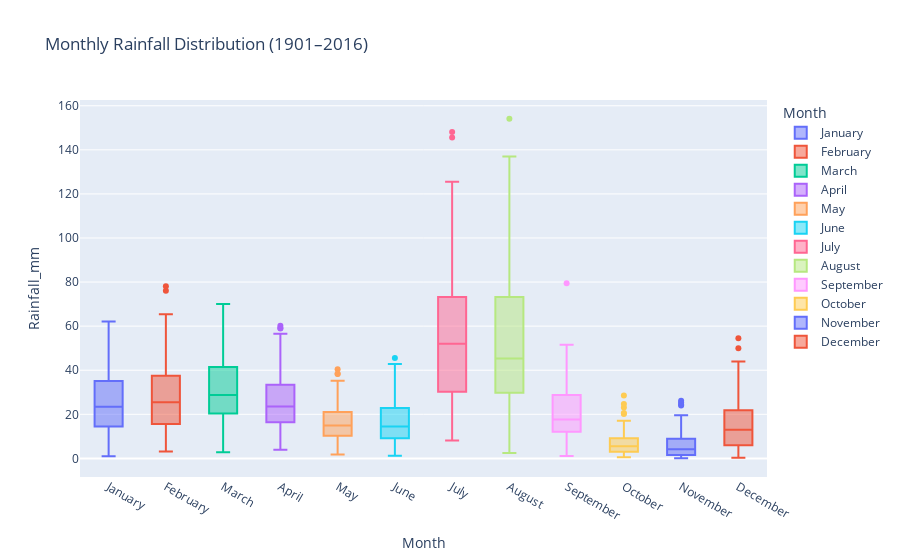

Notebook source saved alongside this figure:
### Markdown cell above
## Rainfall distribution by month (boxplot)

### Code cell
fig = px.box(
    data, x="Month", y="Rainfall_mm", 
    title="Monthly Rainfall Distribution (1901–2016)",
    color="Month"
)
fig.show()

### Figure 1 — Plotly figure (JSON) as saved in the notebook; plotly's stock layout.template omitted (floating-point values rounded to 4 significant figures)
{"data": [{"alignmentgroup": "True", "hovertemplate": "Month=%{x}<br>Rainfall_mm=%{y}<extra></extra>", "legendgroup": "January", "marker": {"color": "#636efa"}, "name": "January", "notched": false, "offsetgroup": "January", "orientation": "v", "showlegend": true, "type": "box", "x": ["January", "January", "January", "January", "January", "January", "January", "January", "January", "January", "January", "January", "January", "January", "January", "January", "January", "January", "January", "January", "January", "January", "January", "January", "January", "January", "January", "January", "January", "January", "January", "January", "January", "January", "January", "January", "January", "January", "January", "January", "January", "January", "January", "January", "January", "January", "January", "January", "January", "January", "January", "January", "January", "January", "January", "January", "January", "January", "January", "January", "January", "January", "January", "January", "January", "January", "January", "January", "January", "January", "January", "January", "January", "January", "January", "January", "January", "January", "January", "January", "January", "January", "January", "January", "January", "January", "January", "January", "January", "January", "January", "January", "January", "January", "January", "January", "January", "January", "January", "January", "January", "January", "January", "January", "January", "January", "January", "January", "January", "January", "January", "January", "January", "January", "January", "January"], "x0": " ", "xaxis": "x", "y": [40.43, 2.313, 22.67, 61.29, 53.59, 7.441, 18.81, 40.64, 22.04, 48.68, 62.16, 49.95, 13.16, 23.03, 4.794, 20.45, 15.27, 3.678, 38.06, 35.77, 9.926, 18.79, 35.97, 27.78, 14.28, 24.44, 13.35, 13.14, 25.96, 32.31, 31.2, 26.74, 25.48, 19.2, 50.22, 17.15, 20.8, 52.75, 21.84, 43.19, 18.35, 55.17, 58.29, 48.13, 38.88, 14.89, 31.42, 11.44, 14.58, 60.48, 17.96, 21.88, 25.73, 48.78, 28.86, 35.43, 62.09, 25.54, 38.22, 12.89, 33.48, 6.784, 0.9977, 37.92, 26.24, 1.153, 4.275, 26.31, 14.09, 30.57, 7.241, 34.8, 28.32, 20.41, 26.85, 26.64, 44.24, 19.79, 29.78, 19.0, 30.65, 26.7, 19.4, 7.773, 16.1, 5.416, 5.309, 19.44, 16.54, 37.57, 23.58, 53.97, 29.61, 19.56, 9.264, 27.95, 23.28, 32.67, 32.92, 19.31, 3.98, 8.268, 12.99, 41.62, 37.26, 28.54, 3.035, 43.53, 34.36, 9.38, 11.17, 21.74, 12.39, 11.49, 16.37, 16.17], "y0": " ", "yaxis": "y"}, {"alignmentgroup": "True", "hovertemplate": "Month=%{x}<br>Rainfall_mm=%{y}<extra></extra>", "legendgroup": "February", "marker": {"color": "#EF553B"}, "name": "February", "notched": false, "offsetgroup": "February", "orientation": "v", "showlegend": true, "type": "box", "x": ["February", "February", "February", "February", "February", "February", "February", "February", "February", "February", "February", "February", "February", "February", "February", "February", "February", "February", "February", "February", "February", "February", "February", "February", "February", "February", "February", "February", "February", "February", "February", "February", "February", "February", "February", "February", "February", "February", "February", "February", "February", "February", "February", "February", "February", "February", "February", "February", "February", "February", "February", "February", "February", "February", "February", "February", "February", "February", "February", "February", "February", "February", "February", "February", "February", "February", "February", "February", "February", "February", "February", "February", "February", "February", "February", "February", "February", "February", "February", "February", "February", "February", "February", "February", "February", "February", "February", "February", "February", "February", "February", "February", "February", "February", "February", "February", "February", "February", "February", "February", "February", "February", "February", "February", "February", "February", "February", "February", "February", "February", "February", "February", "February", "February", "February", "February"], "x0": " ", "xaxis": "x", "y": [12.3, 3.176, 10.24, 10.96, 37.02, 78.13, 38.24, 17.76, 34.5, 10.05, 13.63, 17.05, 31.35, 44.14, 35.64, 22.43, 3.469, 4.34, 18.12, 22.63, 4.741, 39.95, 40.32, 52.48, 15.16, 12.88, 30.29, 34.79, 18.66, 16.3, 52.42, 10.79, 21.95, 14.16, 55.85, 57.09, 57.72, 23.22, 76.03, 30.67, 12.17, 53.94, 5.578, 64.92, 11.7, 26.06, 30.87, 42.79, 20.92, 22.05, 26.1, 28.47, 24.28, 65.41, 8.441, 19.77, 14.63, 9.441, 36.43, 15.55, 30.31, 18.73, 16.2, 20.62, 24.95, 45.55, 30.22, 29.19, 24.94, 27.13, 21.51, 19.83, 22.05, 34.12, 28.42, 48.16, 3.835, 16.63, 43.31, 29.98, 32.19, 43.85, 27.56, 17.47, 4.973, 37.9, 29.19, 17.29, 12.26, 57.16, 42.65, 29.12, 15.84, 29.19, 30.19, 40.72, 5.924, 39.63, 36.18, 14.24, 7.909, 24.85, 62.8, 15.28, 58.65, 15.71, 49.81, 13.68, 33.27, 31.9, 58.08, 19.67, 46.59, 22.7, 30.92, 8.364], "y0": " ", "yaxis": "y"}, {"alignmentgroup": "True", "hovertemplate": "Month=%{x}<br>Rainfall_mm=%{y}<extra></extra>", "legendgroup": "March", "marker": {"color": "#00cc96"}, "name": "March", "notched": false, "offsetgroup": "March", "orientation": "v", "showlegend": true, "type": "box", "x": ["March", "March", "March", "March", "March", "March", "March", "March", "March", "March", "March", "March", "March", "March", "March", "March", "March", "March", "March", "March", "March", "March", "March", "March", "March", "March", "March", "March", "March", "March", "March", "March", "March", "March", "March", "March", "March", "March", "March", "March", "March", "March", "March", "March", "March", "March", "March", "March", "March", "March", "March", "March", "March", "March", "March", "March", "March", "March", "March", "March", "March", "March", "March", "March", "March", "March", "March", "March", "March", "March", "March", "March", "March", "March", "March", "March", "March", "March", "March", "March", "March", "March", "March", "March", "March", "March", "March", "March", "March", "March", "March", "March", "March", "March", "March", "March", "March", "March", "March", "March", "March", "March", "March", "March", "March", "March", "March", "March", "March", "March", "March", "March", "March", "March", "March", "March"], "x0": " ", "xaxis": "x", "y": [25.51, 13.32, 40.7, 68.47, 41.11, 37.8, 29.29, 13.88, 17.24, 12.88, 63.28, 7.754, 27.06, 21.09, 26.85, 9.381, 34.82, 52.77, 27.48, 36.08, 14.86, 16.0, 23.36, 18.52, 9.024, 63.52, 20.17, 27.09, 8.947, 16.73, 12.84, 46.61, 39.53, 31.53, 23.95, 38.07, 32.66, 20.39, 65.0, 26.48, 24.1, 19.65, 26.73, 38.28, 24.62, 13.99, 19.61, 48.01, 36.72, 31.95, 44.97, 24.21, 20.9, 22.73, 47.2, 58.48, 36.61, 16.18, 25.31, 48.01, 15.44, 26.46, 41.63, 20.01, 22.08, 40.42, 62.68, 21.34, 20.43, 33.52, 10.8, 38.67, 35.04, 12.45, 31.39, 51.79, 5.097, 46.64, 47.12, 43.52, 66.6, 69.42, 40.7, 26.31, 12.04, 42.62, 54.06, 53.04, 41.22, 35.78, 42.46, 38.75, 32.18, 23.6, 23.1, 44.57, 38.95, 37.24, 23.32, 8.704, 16.19, 23.05, 31.79, 5.573, 40.94, 27.54, 63.35, 2.838, 28.29, 20.63, 30.05, 22.28, 53.86, 55.81, 70.02, 57.69], "y0": " ", "yaxis": "y"}, {"alignmentgroup": "True", "hovertemplate": "Month=%{x}<br>Rainfall_mm=%{y}<extra></extra>", "legendgroup": "April", "marker": {"color": "#ab63fa"}, "name": "April", "notched": false, "offsetgroup": "April", "orientation": "v", "showlegend": true, "type": "box", "x": ["April", "April", "April", "April", "April", "April", "April", "April", "April", "April", "April", "April", "April", "April", "April", "April", "April", "April", "April", "April", "April", "April", "April", "April", "April", "April", "April", "April", "April", "April", "April", "April", "April", "April", "April", "April", "April", "April", "April", "April", "April", "April", "April", "April", "April", "April", "April", "April", "April", "April", "April", "April", "April", "April", "April", "April", "April", "April", "April", "April", "April", "April", "April", "April", "April", "April", "April", "April", "April", "April", "April", "April", "April", "April", "April", "April", "April", "April", "April", "April", "April", "April", "April", "April", "April", "April", "April", "April", "April", "April", "April", "April", "April", "April", "April", "April", "April", "April", "April", "April", "April", "April", "April", "April", "April", "April", "April", "April", "April", "April", "April", "April", "April", "April", "April", "April"], "x0": " ", "xaxis": "x", "y": [14.29, 16.61, 12.34, 10.87, 14.38, 11.44, 36.4, 60.23, 49.34, 28.87, 13.12, 25.03, 18.97, 44.56, 53.01, 38.99, 16.79, 31.79, 20.94, 22.31, 16.38, 8.447, 17.97, 41.07, 7.805, 31.45, 14.63, 14.91, 12.81, 55.39, 24.41, 8.74, 33.28, 31.42, 58.94, 18.25, 47.37, 24.71, 33.47, 19.24, 32.64, 19.72, 34.14, 31.23, 34.16, 5.681, 3.892, 25.1, 11.76, 26.46, 24.86, 14.61, 20.14, 18.5, 8.483, 34.33, 51.92, 14.09, 24.97, 31.72, 39.98, 23.21, 34.17, 23.39, 59.21, 33.16, 24.48, 17.15, 31.71, 15.5, 16.01, 22.2, 18.08, 15.06, 22.35, 22.96, 27.23, 16.44, 28.41, 9.261, 27.3, 26.61, 56.57, 22.37, 35.05, 23.78, 21.13, 8.477, 9.663, 17.41, 43.04, 40.76, 19.66, 26.89, 44.24, 24.34, 39.85, 31.8, 18.17, 3.961, 21.04, 20.29, 23.11, 25.92, 21.95, 13.34, 10.18, 37.42, 33.34, 16.38, 28.06, 34.69, 33.52, 36.27, 34.08, 20.25], "y0": " ", "yaxis": "y"}, {"alignmentgroup": "True", "hovertemplate": "Month=%{x}<br>Rainfall_mm=%{y}<extra></extra>", "legendgroup": "May", "marker": {"color": "#FFA15A"}, "name": "May", "notched": false, "offsetgroup": "May", "orientation": "v", "showlegend": true, "type": "box", "x": ["May", "May", "May", "May", "May", "May", "May", "May", "May", "May", "May", "May", "May", "May", "May", "May", "May", "May", "May", "May", "May", "May", "May", "May", "May", "May", "May", "May", "May", "May", "May", "May", "May", "May", "May", "May", "May", "May", "May", "May", "May", "May", "May", "May", "May", "May", "May", "May", "May", "May", "May", "May", "May", "May", "May", "May", "May", "May", "May", "May", "May", "May", "May", "May", "May", "May", "May", "May", "May", "May", "May", "May", "May", "May", "May", "May", "May", "May", "May", "May", "May", "May", "May", "May", "May", "May", "May", "May", "May", "May", "May", "May", "May", "May", "May", "May", "May", "May", "May", "May", "May", "May", "May", "May", "May", "May", "May", "May", "May", "May", "May", "May", "May", "May", "May", "May"], "x0": " ", "xaxis": "x", "y": [38.3, 17.06, 35.18, 9.808, 12.94, 19.83, 4.756, 15.15, 5.694, 8.654, 11.54, 21.6, 12.75, 11.94, 4.941, 27.01, 20.62, 3.404, 10.55, 16.5, 9.022, 18.99, 23.77, 40.43, 32.23, 20.49, 8.238, 3.785, 10.89, 11.46, 26.51, 10.67, 16.77, 17.89, 10.56, 27.19, 7.459, 3.568, 5.94, 21.48, 9.432, 38.42, 23.38, 8.148, 12.04, 5.641, 17.12, 9.074, 8.487, 13.08, 25.61, 7.568, 15.87, 10.28, 27.5, 1.725, 25.89, 12.8, 32.54, 13.51, 13.88, 15.4, 35.05, 10.9, 26.23, 13.26, 23.5, 20.1, 19.82, 8.94, 11.83, 21.51, 20.56, 15.9, 18.83, 8.516, 15.18, 8.482, 20.43, 12.72, 17.47, 28.74, 26.25, 13.42, 13.62, 16.04, 30.07, 3.335, 14.57, 12.06, 26.54, 23.87, 15.39, 19.85, 11.18, 33.01, 18.45, 21.89, 9.977, 7.207, 9.715, 10.8, 20.06, 13.15, 27.81, 9.258, 10.83, 16.68, 11.27, 23.01, 10.24, 13.08, 7.845, 20.07, 19.69, 18.19], "y0": " ", "yaxis": "y"}, {"alignmentgroup": "True", "hovertemplate": "Month=%{x}<br>Rainfall_mm=%{y}<extra></extra>", "legendgroup": "June", "marker": {"color": "#19d3f3"}, "name": "June", "notched": false, "offsetgroup": "June", "orientation": "v", "showlegend": true, "type": "box", "x": ["June", "June", "June", "June", "June", "June", "June", "June", "June", "June", "June", "June", "June", "June", "June", "June", "June", "June", "June", "June", "June", "June", "June", "June", "June", "June", "June", "June", "June", "June", "June", "June", "June", "June", "June", "June", "June", "June", "June", "June", "June", "June", "June", "June", "June", "June", "June", "June", "June", "June", "June", "June", "June", "June", "June", "June", "June", "June", "June", "June", "June", "June", "June", "June", "June", "June", "June", "June", "June", "June", "June", "June", "June", "June", "June", "June", "June", "June", "June", "June", "June", "June", "June", "June", "June", "June", "June", "June", "June", "June", "June", "June", "June", "June", "June", "June", "June", "June", "June", "June", "June", "June", "June", "June", "June", "June", "June", "June", "June", "June", "June", "June", "June", "June", "June", "June"], "x0": " ", "xaxis": "x", "y": [12.88, 19.34, 7.955, 6.637, 7.479, 12.68, 33.49, 10.85, 25.59, 33.91, 8.989, 13.96, 26.78, 34.21, 12.86, 13.74, 19.51, 16.2, 2.64, 13.66, 12.56, 12.95, 4.371, 1.173, 16.59, 8.989, 8.396, 5.636, 14.46, 15.23, 25.6, 15.67, 16.27, 16.67, 10.48, 27.44, 5.527, 32.89, 7.82, 35.66, 8.51, 31.06, 10.14, 9.37, 25.52, 12.34, 8.289, 18.82, 18.14, 7.036, 10.94, 12.91, 22.14, 10.52, 7.205, 35.63, 17.15, 10.95, 6.18, 8.618, 23.49, 10.98, 5.559, 18.56, 5.025, 14.13, 8.458, 7.336, 9.636, 16.56, 21.43, 22.15, 6.317, 20.85, 26.26, 21.23, 31.1, 21.24, 12.18, 30.08, 8.784, 5.916, 13.96, 11.71, 7.47, 23.48, 25.65, 17.93, 14.39, 10.11, 10.79, 5.569, 19.68, 21.59, 15.14, 45.55, 32.54, 25.04, 9.804, 16.55, 42.83, 25.26, 13.78, 19.42, 7.383, 19.7, 37.82, 26.21, 18.26, 25.62, 16.11, 7.121, 37.8, 11.85, 28.99, 23.65], "y0": " ", "yaxis": "y"}, {"alignmentgroup": "True", "hovertemplate": "Month=%{x}<br>Rainfall_mm=%{y}<extra></extra>", "legendgroup": "July", "marker": {"color": "#FF6692"}, "name": "July", "notched": false, "offsetgroup": "July", "orientation": "v", "showlegend": true, "type": "box", "x": ["July", "July", "July", "July", "July", "July", "July", "July", "July", "July", "July", "July", "July", "July", "July", "July", "July", "July", "July", "July", "July", "July", "July", "July", "July", "July", "July", "July", "July", "July", "July", "July", "July", "July", "July", "July", "July", "July", "July", "July", "July", "July", "July", "July", "July", "July", "July", "July", "July", "July", "July", "July", "July", "July", "July", "July", "July", "July", "July", "July", "July", "July", "July", "July", "July", "July", "July", "July", "July", "July", "July", "July", "July", "July", "July", "July", "July", "July", "July", "July", "July", "July", "July", "July", "July", "July", "July", "July", "July", "July", "July", "July", "July", "July", "July", "July", "July", "July", "July", "July", "July", "July", "July", "July", "July", "July", "July", "July", "July", "July", "July", "July", "July", "July", "July", "July"], "x0": " ", "xaxis": "x", "y": [68.09, 25.8, 75.65, 22.9, 17.67, 25.27, 33.07, 100.3, 110.8, 73.12, 8.076, 41.56, 43.34, 110.8, 35.44, 53.66, 21.91, 10.72, 69.21, 19.98, 72.22, 29.98, 36.7, 47.42, 55.33, 34.71, 94.28, 24.15, 145.6, 93.89, 55.9, 114.0, 75.33, 26.89, 43.49, 25.63, 97.18, 48.89, 19.97, 18.58, 45.81, 101.8, 46.47, 98.64, 106.5, 26.17, 22.02, 79.88, 51.33, 62.34, 23.81, 54.03, 47.37, 30.55, 27.38, 125.5, 25.41, 56.86, 109.9, 61.68, 89.9, 42.9, 20.41, 80.93, 64.34, 45.83, 62.11, 28.93, 54.8, 46.07, 44.41, 35.14, 83.09, 41.77, 63.3, 68.33, 74.9, 148.1, 25.59, 62.15, 84.8, 29.94, 58.56, 52.66, 57.15, 47.74, 19.98, 100.4, 111.3, 27.82, 20.31, 54.87, 73.22, 117.0, 97.94, 37.55, 61.05, 49.01, 38.27, 57.15, 70.35, 11.49, 106.6, 23.7, 56.05, 56.9, 60.65, 48.51, 50.67, 105.2, 37.5, 26.76, 45.77, 30.81, 72.61, 56.48], "y0": " ", "yaxis": "y"}, {"alignmentgroup": "True", "hovertemplate": "Month=%{x}<br>Rainfall_mm=%{y}<extra></extra>", "legendgroup": "August", "marker": {"color": "#B6E880"}, "name": "August", "notched": false, "offsetgroup": "August", "orientation": "v", "showlegend": true, "type": "box", "x": ["August", "August", "August", "August", "August", "August", "August", "August", "August", "August", "August", "August", "August", "August", "August", "August", "August", "August", "August", "August", "August", "August", "August", "August", "August", "August", "August", "August", "August", "August", "August", "August", "August", "August", "August", "August", "August", "August", "August", "August", "August", "August", "August", "August", "August", "August", "August", "August", "August", "August", "August", "August", "August", "August", "August", "August", "August", "August", "August", "August", "August", "August", "August", "August", "August", "August", "August", "August", "August", "August", "August", "August", "August", "August", "August", "August", "August", "August", "August", "August", "August", "August", "August", "August", "August", "August", "August", "August", "August", "August", "August", "August", "August", "August", "August", "August", "August", "August", "August", "August", "August", "August", "August", "August", "August", "August", "August", "August", "August", "August", "August", "August", "August", "August", "August", "August"], "x0": " ", "xaxis": "x", "y": [16.58, 34.12, 34.13, 26.17, 8.422, 44.55, 54.82, 90.04, 27.68, 83.1, 14.22, 50.77, 52.26, 25.44, 11.92, 154.1, 105.6, 23.63, 74.54, 16.88, 89.22, 32.03, 83.1, 21.81, 34.24, 74.12, 29.2, 37.1, 89.81, 13.08, 42.14, 61.35, 102.1, 83.4, 42.25, 19.65, 2.469, 38.31, 16.01, 35.61, 21.03, 37.07, 29.43, 137.0, 38.08, 77.18, 46.12, 44.55, 57.39, 49.07, 46.1, 25.87, 77.79, 21.83, 80.61, 74.66, 43.45, 22.57, 45.57, 35.78, 46.3, 46.87, 27.78, 56.27, 31.03, 34.19, 71.59, 35.35, 19.53, 77.46, 40.8, 29.4, 67.07, 23.25, 96.66, 97.66, 35.15, 59.16, 66.45, 34.25, 38.29, 58.7, 105.8, 80.28, 54.77, 94.53, 23.35, 57.43, 48.28, 100.1, 33.49, 69.18, 11.9, 83.95, 58.55, 54.58, 84.84, 28.97, 45.12, 32.68, 28.16, 34.23, 67.96, 55.69, 27.62, 92.8, 42.51, 90.45, 30.79, 113.2, 80.65, 45.55, 72.27, 30.23, 69.58, 60.61], "y0": " ", "yaxis": "y"}, {"alignmentgroup": "True", "hovertemplate": "Month=%{x}<br>Rainfall_mm=%{y}<extra></extra>", "legendgroup": "September", "marker": {"color": "#FF97FF"}, "name": "September", "notched": false, "offsetgroup": "September", "orientation": "v", "showlegend": true, "type": "box", "x": ["September", "September", "September", "September", "September", "September", "September", "September", "September", "September", "September", "September", "September", "September", "September", "September", "September", "September", "September", "September", "September", "September", "September", "September", "September", "September", "September", "September", "September", "September", "September", "September", "September", "September", "September", "September", "September", "September", "September", "September", "September", "September", "September", "September", "September", "September", "September", "September", "September", "September", "September", "September", "September", "September", "September", "September", "September", "September", "September", "September", "September", "September", "September", "September", "September", "September", "September", "September", "September", "September", "September", "September", "September", "September", "September", "September", "September", "September", "September", "September", "September", "September", "September", "September", "September", "September", "September", "September", "September", "September", "September", "September", "September", "September", "September", "September", "September", "September", "September", "September", "September", "September", "September", "September", "September", "September", "September", "September", "September", "September", "September", "September", "September", "September", "September", "September"], "x0": " ", "xaxis": "x", "y": [13.34, 17.5, 24.19, 17.56, 36.47, 28.71, 2.99, 27.52, 35.5, 4.59, 9.625, 8.371, 29.07, 34.38, 16.17, 26.08, 79.48, 12.03, 16.17, 11.89, 16.98, 43.92, 7.74, 46.25, 16.31, 42.73, 13.88, 29.58, 3.184, 19.89, 9.994, 4.398, 23.08, 9.967, 14.54, 15.41, 16.35, 2.968, 5.591, 9.733, 20.31, 22.04, 15.8, 15.04, 24.02, 4.638, 21.27, 11.13, 17.43, 29.99, 4.327, 6.002, 21.0, 44.96, 36.02, 11.03, 7.648, 31.86, 32.82, 16.0, 36.54, 39.73, 12.59, 16.08, 5.048, 22.35, 17.67, 1.111, 12.15, 40.34, 20.27, 16.07, 19.85, 11.25, 37.38, 45.74, 28.7, 14.43, 16.42, 19.08, 5.454, 5.02, 15.65, 28.91, 4.221, 9.896, 3.875, 23.8, 12.15, 39.89, 30.11, 28.71, 18.14, 42.84, 22.0, 13.21, 11.91, 23.64, 19.15, 18.31, 12.57, 23.83, 25.96, 15.16, 28.38, 29.89, 28.59, 18.48, 15.14, 30.67, 31.71, 51.57, 16.08, 35.88, 26.19, 13.77], "y0": " ", "yaxis": "y"}, {"alignmentgroup": "True", "hovertemplate": "Month=%{x}<br>Rainfall_mm=%{y}<extra></extra>", "legendgroup": "October", "marker": {"color": "#FECB52"}, "name": "October", "notched": false, "offsetgroup": "October", "orientation": "v", "showlegend": true, "type": "box", "x": ["October", "October", "October", "October", "October", "October", "October", "October", "October", "October", "October", "October", "October", "October", "October", "October", "October", "October", "October", "October", "October", "October", "October", "October", "October", "October", "October", "October", "October", "October", "October", "October", "October", "October", "October", "October", "October", "October", "October", "October", "October", "October", "October", "October", "October", "October", "October", "October", "October", "October", "October", "October", "October", "October", "October", "October", "October", "October", "October", "October", "October", "October", "October", "October", "October", "October", "October", "October", "October", "October", "October", "October", "October", "October", "October", "October", "October", "October", "October", "October", "October", "October", "October", "October", "October", "October", "October", "October", "October", "October", "October", "October", "October", "October", "October", "October", "October", "October", "October", "October", "October", "October", "October", "October", "October", "October", "October", "October", "October", "October", "October", "October", "October", "October", "October", "October"], "x0": " ", "xaxis": "x", "y": [3.108, 7.085, 1.823, 8.621, 2.222, 2.93, 2.887, 2.65, 3.772, 1.809, 5.479, 2.506, 3.238, 24.64, 13.35, 12.04, 11.6, 1.942, 1.243, 1.161, 9.282, 4.741, 9.62, 0.6433, 11.98, 0.4916, 1.656, 4.767, 6.891, 4.732, 16.02, 4.014, 3.988, 2.811, 8.222, 5.473, 8.562, 3.885, 8.545, 3.705, 2.535, 5.03, 3.9, 5.549, 5.61, 8.78, 4.272, 2.695, 2.991, 2.671, 6.106, 1.336, 10.76, 8.414, 7.408, 20.65, 15.65, 3.973, 8.689, 1.143, 10.06, 4.0, 3.932, 2.103, 8.175, 17.03, 11.99, 8.977, 13.01, 8.656, 1.708, 5.551, 3.331, 1.705, 4.143, 8.083, 8.943, 1.692, 4.782, 12.73, 9.539, 20.18, 5.7, 1.637, 8.751, 4.422, 23.03, 3.533, 3.131, 5.64, 2.177, 12.17, 2.955, 10.39, 14.05, 11.47, 28.54, 9.912, 6.806, 3.362, 2.882, 4.251, 4.65, 13.42, 5.596, 9.668, 0.7385, 6.492, 3.958, 4.115, 8.605, 6.177, 8.156, 9.76, 14.14, 1.076], "y0": " ", "yaxis": "y"}, {"alignmentgroup": "True", "hovertemplate": "Month=%{x}<br>Rainfall_mm=%{y}<extra></extra>", "legendgroup": "November", "marker": {"color": "#636efa"}, "name": "November", "notched": false, "offsetgroup": "November", "orientation": "v", "showlegend": true, "type": "box", "x": ["November", "November", "November", "November", "November", "November", "November", "November", "November", "November", "November", "November", "November", "November", "November", "November", "November", "November", "November", "November", "November", "November", "November", "November", "November", "November", "November", "November", "November", "November", "November", "November", "November", "November", "November", "November", "November", "November", "November", "November", "November", "November", "November", "November", "November", "November", "November", "November", "November", "November", "November", "November", "November", "November", "November", "November", "November", "November", "November", "November", "November", "November", "November", "November", "November", "November", "November", "November", "November", "November", "November", "November", "November", "November", "November", "November", "November", "November", "November", "November", "November", "November", "November", "November", "November", "November", "November", "November", "November", "November", "November", "November", "November", "November", "November", "November", "November", "November", "November", "November", "November", "November", "November", "November", "November", "November", "November", "November", "November", "November", "November", "November", "November", "November", "November", "November"], "x0": " ", "xaxis": "x", "y": [0.2142, 14.57, 1.224, 12.21, 0.2315, 0.2753, 0.8829, 0.3075, 2.09, 0.1816, 9.193, 2.013, 4.079, 9.716, 0.6802, 0.1282, 0.1058, 6.635, 0.6486, 4.453, 2.221, 0.1944, 0.5534, 4.096, 9.603, 0.5275, 1.018, 19.61, 8.418, 0.9404, 3.872, 0.4302, 2.729, 2.359, 8.053, 12.33, 2.072, 2.057, 1.504, 4.162, 3.014, 4.258, 2.268, 8.309, 4.992, 5.097, 5.621, 3.459, 2.054, 3.14, 9.858, 1.986, 4.323, 4.244, 1.076, 1.669, 24.46, 7.804, 26.15, 4.962, 9.285, 10.19, 15.39, 1.398, 10.66, 0.5548, 6.901, 6.299, 3.016, 0.4708, 2.068, 6.46, 0.5622, 0.8997, 2.734, 1.365, 9.894, 17.36, 11.5, 10.29, 7.236, 24.01, 0.9244, 6.736, 1.677, 25.38, 0.2913, 0.7182, 8.069, 3.577, 4.336, 7.924, 9.431, 3.086, 5.248, 3.839, 8.863, 0.1618, 13.65, 4.037, 11.17, 9.991, 8.944, 4.303, 8.064, 18.33, 2.196, 4.599, 6.978, 1.609, 6.736, 3.56, 13.56, 10.2, 9.096, 2.885], "y0": " ", "yaxis": "y"}, {"alignmentgroup": "True", "hovertemplate": "Month=%{x}<br>Rainfall_mm=%{y}<extra></extra>", "legendgroup": "December", "marker": {"color": "#EF553B"}, "name": "December", "notched": false, "offsetgroup": "December", "orientation": "v", "showlegend": true, "type": "box", "x": ["December", "December", "December", "December", "December", "December", "December", "December", "December", "December", "December", "December", "December", "December", "December", "December", "December", "December", "December", "December", "December", "December", "December", "December", "December", "December", "December", "December", "December", "December", "December", "December", "December", "December", "December", "December", "December", "December", "December", "December", "December", "December", "December", "December", "December", "December", "December", "December", "December", "December", "December", "December", "December", "December", "December", "December", "December", "December", "December", "December", "December", "December", "December", "December", "December", "December", "December", "December", "December", "December", "December", "December", "December", "December", "December", "December", "December", "December", "December", "December", "December", "December", "December", "December", "December", "December", "December", "December", "December", "December", "December", "December", "December", "December", "December", "December", "December", "December", "December", "December", "December", "December", "December", "December", "December", "December", "December", "December", "December", "December", "December", "December", "December", "December", "December", "December"], "x0": " ", "xaxis": "x", "y": [3.276, 4.732, 10.08, 6.441, 27.69, 11.18, 2.763, 19.42, 39.14, 7.096, 11.31, 22.53, 25.62, 10.09, 6.758, 0.918, 18.16, 36.21, 38.83, 3.591, 33.15, 15.65, 9.779, 41.61, 0.915, 18.79, 42.57, 20.33, 22.88, 3.919, 4.636, 12.83, 14.13, 16.57, 2.97, 16.37, 17.09, 16.85, 8.106, 7.256, 15.79, 26.49, 3.62, 29.8, 12.04, 11.37, 15.23, 24.95, 6.461, 0.8021, 5.624, 16.66, 13.81, 3.281, 16.6, 13.09, 32.38, 54.54, 17.42, 25.76, 11.54, 22.33, 12.44, 13.85, 10.44, 2.944, 49.99, 13.99, 1.451, 4.07, 6.268, 23.32, 13.31, 15.66, 7.697, 3.35, 11.0, 3.576, 22.47, 15.69, 3.233, 27.13, 8.601, 12.68, 33.7, 18.21, 3.288, 17.84, 23.05, 39.77, 9.121, 13.68, 0.8054, 25.37, 21.75, 5.868, 13.92, 0.9457, 0.2464, 6.286, 7.07, 13.16, 7.457, 24.5, 3.993, 43.97, 8.776, 28.35, 16.27, 3.235, 2.57, 21.82, 2.004, 0.4115, 6.007, 7.823], "y0": " ", "yaxis": "y"}], "layout": {"boxmode": "overlay", "legend": {"title": {"text": "Month"}, "tracegroupgap": 0}, "title": {"text": "Monthly Rainfall Distribution (1901–2016)"}, "xaxis": {"anchor": "y", "categoryarray": ["January", "February", "March", "April", "May", "June", "July", "August", "September", "October", "November", "December"], "categoryorder": "array", "domain": [0, 1], "title": {"text": "Month"}}, "yaxis": {"anchor": "x", "domain": [0, 1], "title": {"text": "Rainfall_mm"}}}}
